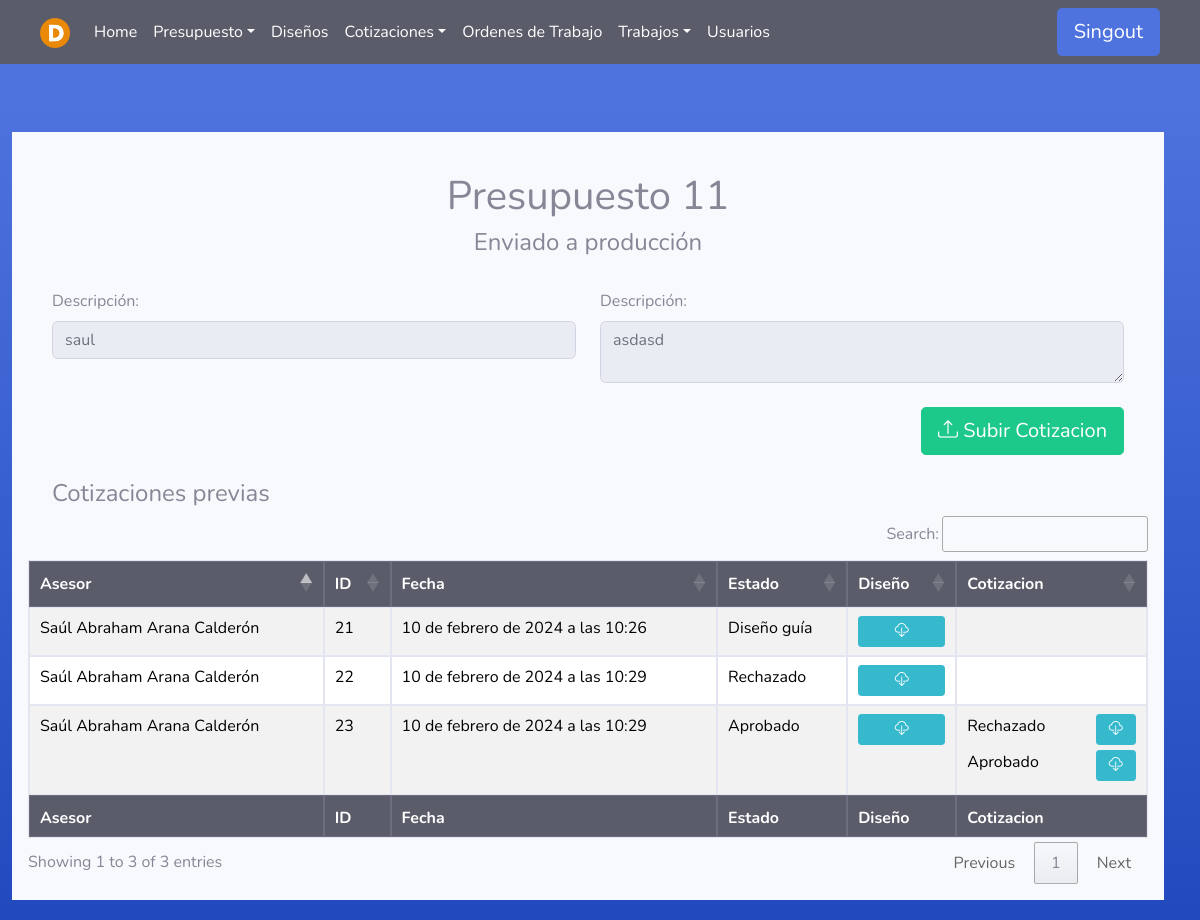
/Cotizaciones/info/11/ (signed in), run on the app's committed database.
### Asesores/models.py (models this page shows)
class Presupuesto(models.Model):
    asesor = models.ForeignKey(User, on_delete=models.PROTECT, null=False, blank=False)
    fecha_inicio = models.DateTimeField(null=False, auto_now_add=True, blank=False)
    cliente = models.CharField(max_length=100, null=False, blank=False)
    descripcion = models.TextField(null=False, blank=False)
    estado=models.TextField(null=True, blank=True)
    fecha_fin = models.DateTimeField(null=True, blank=True)

class Diseno(models.Model):
    usuario = models.ForeignKey(User, on_delete=models.PROTECT, null=False, blank=False)
    presupuesto = models.ForeignKey(Presupuesto, on_delete=models.PROTECT, null=False, blank=False)
    fecha = models.DateTimeField(auto_now_add=True)
    estado=models.TextField(null=True, blank=True, default='Diseñando')
    archivo = models.FileField( upload_to='disenosPresupuestos/',null=False, blank=False)

### Cotizadores/models.py (models this page shows)
class Cotizacion(models.Model):
    cotizador = models.ForeignKey(User, on_delete=models.PROTECT, null=False, blank=False)
    diseno = models.ForeignKey(Diseno, on_delete=models.PROTECT, null=True, blank=False)
    fecha = models.DateTimeField(auto_now_add=True)
    estado=models.TextField(null=True, blank=True, default='Esperando aprobación')
    archivo = models.FileField(upload_to='cotizaciones/', null=False, blank=False)

### Cotizadores/views.py (the view)
# urls.py: path('info/<pre_id>/', cotizador_views.info_cot , name='Cotizaciones_info'),
@login_required(login_url='index')
def info_cot(request, pre_id):
    user = request.user
    if (user.groups.filter(name='Cotizador').exists() or user.groups.filter(name='Administrador').exists() or user.is_superuser or user.groups.filter(name='Designer').exists()):
        presupuesto = get_object_or_404(Presupuesto, pk=pre_id)
        disenos = Diseno.objects.filter(presupuesto_id=presupuesto)
        cotizaciones = Cotizacion.objects.filter(diseno__presupuesto=presupuesto)
        return render(request, 'Cotizador/Cotizador_info.html', {'presupuesto': presupuesto, 'disenos': disenos, 'cotizaciones': cotizaciones})
    else:
        error = "No tienes permiso para acceder a esta página."
        return render(request, '404.html', {'error': error})

### Templates/Cotizador/Cotizador_info.html (shortened to what this page needs)
{% extends 'tables.html' %}
{% block botones%}
<div class="container-fluid">
    <div class="text-center">
        <br>
        <h1>Presupuesto {{presupuesto.id}}</h1>
        <h4>{{presupuesto.estado}}</h4>
    </div>
    <br>
    <div class="row">
        <div class="col-md-6">
            <label for="cliente">Descripción:</label>
            <input type="text" class="form-control form-control-user" name="cliente" id="cliente" readonly
                value="{{presupuesto.cliente}}">
        </div>
        <div class="col-md-6">
            <label for="presupuesto_desc">Descripción:</label>
            <textarea class="form-control form-control-user" readonly
                name="presupuesto_desc">{{ presupuesto.descripcion }}</textarea>
        </div>
    </div>
    <br>
    <div class="row justify-content-end">
        <div class="col-md-12 col-lg-6 text-right">
            <a class="btn btn-success btn-lg"
                href="/Cotizaciones/SubirArchivo/Nueva_Cotizacion/{{presupuesto.id}}"><i class="bi bi-upload"></i> Subir Cotizacion</a>
        </div>
    </div>
    <br>
    <div class="row">
        <div class="col">
            <h4>Cotizaciones previas</h4>
        </div>
    </div>
</div>
{% endblock %}
{% load static %}
{% block head %}
{% if user.is_superuser or user.groups.all.0.name == "Administrador" %}
<th>Asesor</th>
{% endif %}
<th>ID</th>
<th>Fecha</th>
<th>Estado</th>
<th>Diseño</th>
<th>Cotizacion</th>
{% endblock %}
{% block tbody %}
{% for diseno in disenos %}
<tr>
    {% if user.is_superuser or user.groups.all.0.name == "Administrador" %}
    <td>{{ diseno.usuario.first_name}} {{ diseno.usuario.last_name}}</td>
    {% endif %}
    <td>{{ diseno.id }}</td>
    <td>{{ diseno.fecha }}</td>
    <td>{{ diseno.estado }}</td>
    <td>
        <div>
            <a class="btn btn-info btn-sm btn-block" href="{% url 'descargar_archivo' id=diseno.id %}" download>
                <i class="bi bi-cloud-download"></i>
            </a>
        </div>
    </td>
    <td>
        {% for cotizacion in cotizaciones  %}
        {% if cotizacion.diseno.id == diseno.id%}
        <div class="row">
            <div class="col-md-8">
                {{ cotizacion.estado }}
            </div>
            <div class="col-md-4">
                <a style="margin-bottom: 5px;" class="btn btn-info btn-sm btn-block" href="{% url 'descargar_archivo_Cotizacion' id=cotizacion.id %}" download>
                    <i class="bi bi-cloud-download"></i>
                </a>
            </div>
        </div>
        {% endif %}
        {% endfor %}
    </td>
</tr>
{% endfor %}
{% endblock %}
{% block footer %}
{% if user.is_superuser or user.groups.all.0.name == "Administrador" %}
<th>Asesor</th>
{% endif %}
<th>ID</th>
<th>Fecha</th>
<th>Estado</th>
<th>Diseño</th>
<th>Cotizacion</th>
{% endblock %}

### static/css/navbars.css (style rules this page uses)
body { padding-bottom: 20px; }

### data on the page
Presupuesto: id "11", estado "Enviado a producción", cliente "saul", presupuesto_desc "asdasd"
Diseno: usuario.first_name "Saúl Abraham", usuario.last_name "Arana Calderón", id "21", fecha "10 de febrero de 2024 a las 10:26", estado "Diseño guía"
Diseno: usuario.first_name "Saúl Abraham", usuario.last_name "Arana Calderón", id "22", fecha "10 de febrero de 2024 a las 10:29", estado "Rechazado"
Diseno: usuario.first_name "Saúl Abraham", usuario.last_name "Arana Calderón", id "23", fecha "10 de febrero de 2024 a las 10:29", estado "Aprobado"
Cotizacion: estado "Rechazado"
Cotizacion: estado "Aprobado"
